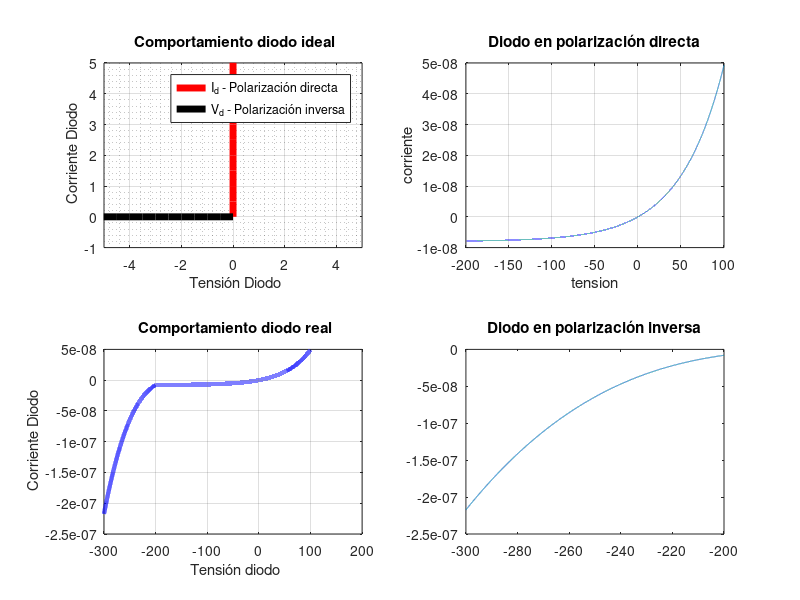

MATLAB code to generate this figure:
%% Diodo ideal
clear all;

% Comportamiento DIODO ideal.

corriente = 0:0.5:10;
tension = -10:0.5:0;
vector = zeros(1,length(corriente));

subplot(2,2,1)
plot(vector,corriente,'r','linewidth',5);
hold on
plot(tension,vector,'k','linewidth',5);
xlim([-5 5]); ylim([-1 5]); xlabel('\fontsize{15} Tensión Diodo') , ylabel('\fontsize{15} Corriente Diodo')
grid on; grid minor;
legend({'I_{d} - Polarización directa','V_{d} - Polarización inversa'})
title('\fontsize{15} Comportamiento diodo ideal')

% Comportamiento DIODO real
%%%%%%%%%%%%%%%%%%%%%%%%%%%%%%%%%%%%%%%%%%%%%%%%%%%%%%%%%%%%%%%%%%%%%%%%%
% iD: corriente por el diodo
% vD: voltaje diodo con ánodo positivo respecto al cátodo.
% iS: Corriente de fuga
% n: coeficiente de emisión valor entre 1 y 2. n depende del material
% y la construccion física del diodo.
% Para germanio n=1, para silicio n=2. En Diodos de silicios reales el
% valor de n varia entre 1.1 y 1.8
% vT: Voltaje térmico
% q: carga del electron
% T: Temperatura absoluta en kelvin.
% k: Constante de Boltzmann
% vTd: Voltaje umbral.
% vBr: Voltaje de ruptura.
%%%%%%%%%%%%%%%%%%%%%%%%%%%%%%%%%%%%%%%%%%%%%%%%%%%%%%%%%%%%%%%%%%%%%%%%%

vBr = 100;
n=1.3; 
q = 1.6022e-19; k = 1.3806e-23;
celcius=24; T = 273+celcius;
vT= k*T/q;
iS = 8e-9;
vD = -200:0.01:100;
funcion = (vD/n*vT);
iD = zeros(1,length(funcion));
for i = 1:1:length(funcion)
iD(i) = iS*(exp(funcion(i))-1); 
end
subplot(2,2,2)
plot(vD,iD)
% xlim([-0 2])
title('Diodo en polarización directa')
xlabel('tension'), ylabel('corriente')
grid on;

% Tension Zener
%%%%%%%%%%%%%%%%%%%%%%%%%%%%%%%%%%%%%%%%%%%%%%%%%%%%%%%%%%%%%%%%%%%%%%%%%%%
% vZ: Tension zener
% v: Tension inversa diodo
% iZm: Valor minimo de corriente inversa para que el diodo entre en la zona
% zener.
% a: Factor multiplicativo para incrementar la pendiente de la curva
%%%%%%%%%%%%%%%%%%%%%%%%%%%%%%%%%%%%%%%%%%%%%%%%%%%%%%%%%%%%%%%%%%%%%%%%%%%
vZ = -150;
vR = 200;
n=1.3; 
q = 1.6022e-19; k = 1.3806e-23;
celcius=24; T = 273+celcius;
vT= k*T/q;
iS = 8e-9;

funcionZener = (vZ/n*vT);
iZm = iS*(exp(funcionZener)-1); 


funcionRuptura = (vR/n*vT);
a=iS*(exp(funcionRuptura)-1);

vD = -300:0.01:-200;

iZ = a*(vD-vZ).^3+iZm;
iZ = iZ*9.35^-7;
subplot(2,2,4)
plot(vD,iZ)
title('Diodo en polarización inversa')

I = [iZ iD]; 
vNorma = (-300:0.01:100+0.01);
subplot(2,2,3)
plot(vNorma,I,'b','linewidth',3);
title('\fontsize{15} Comportamiento diodo real')
xlabel('\fontsize{15} Tensión diodo'); ylabel('\fontsize{15} Corriente Diodo')
% ylim([-1 1])
grid on;

%% Componentes
% Fs = 48000;
% fSS = (0:1/Fs:1-1/Fs);
% 
% vFourier = fft(V,Fs);
% vRectFourier = fft(vRectificado,Fs);
% 
% plot(fSS,abs(vFourier))
% xlim([0 0.02])
% figure
% plot(fSS,abs(vFourier))
% xlim([0 0.02])


